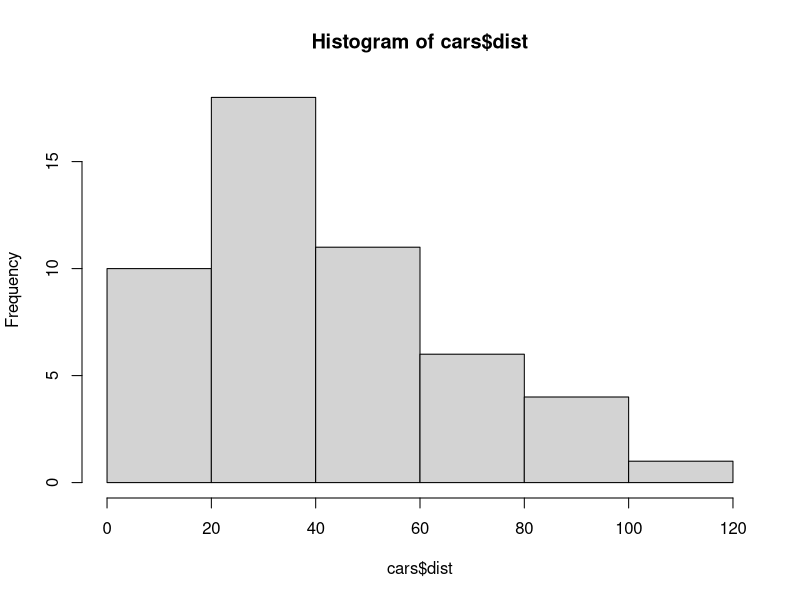
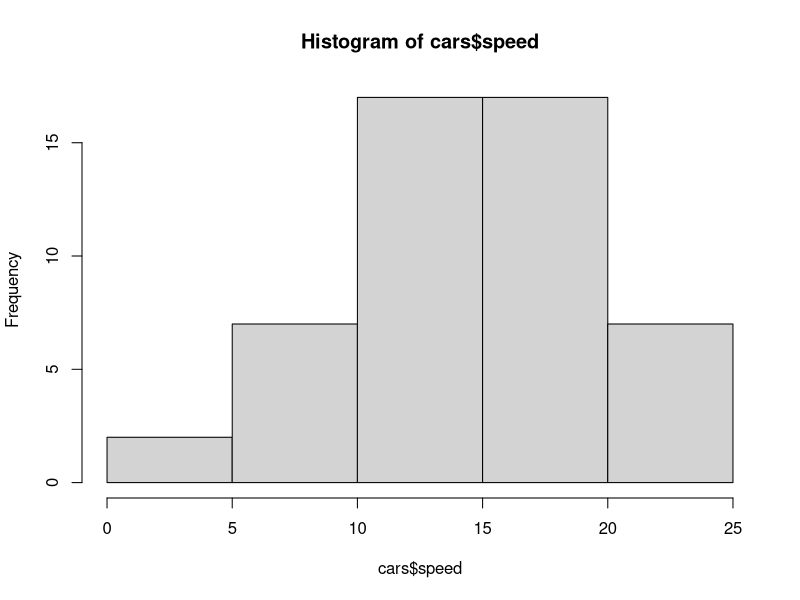

Generate these figures, in order, with R:
## ---- chunk 1
## User-defined options come here
knitr::opts_chunk$set(warning = FALSE, message = FALSE, 
                      fig.path = "A04_01_descriptive_files/figure-html/")
## ---- chunk 2
hist(cars$dist)
## ---- chunk 3
hist(cars$speed)
